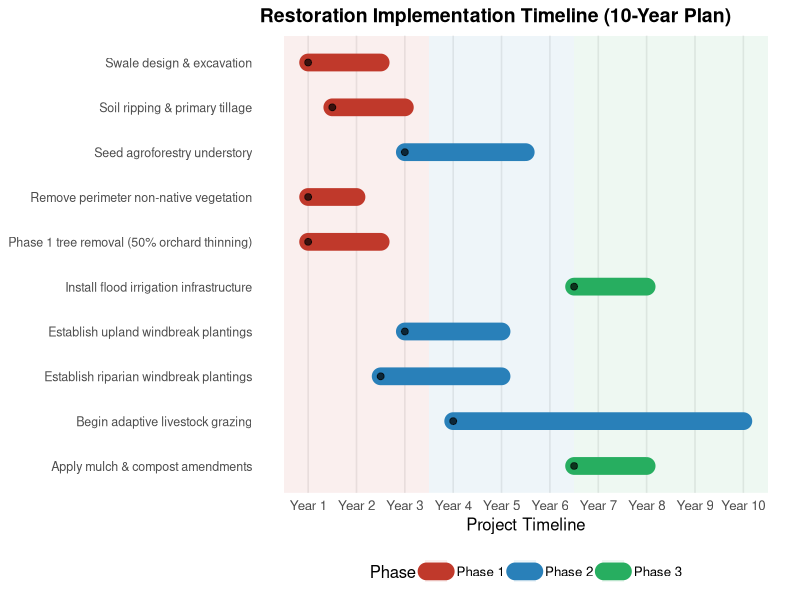
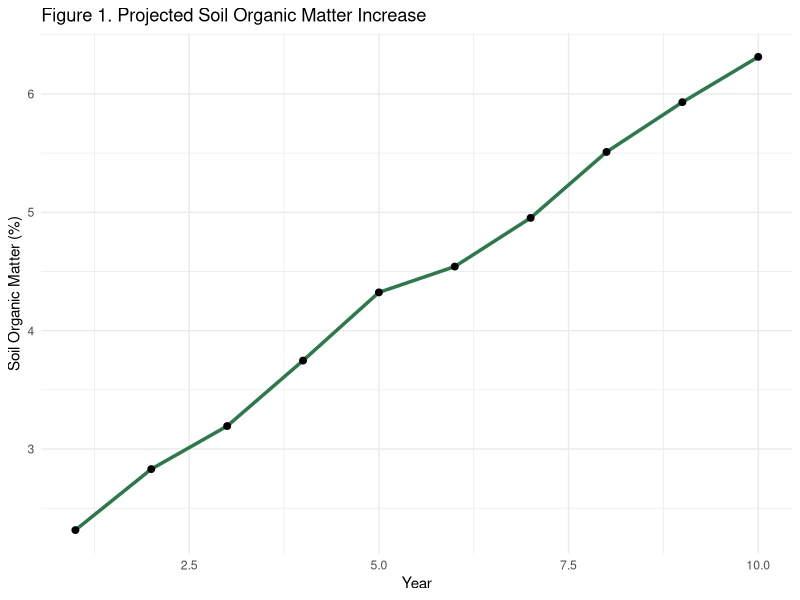
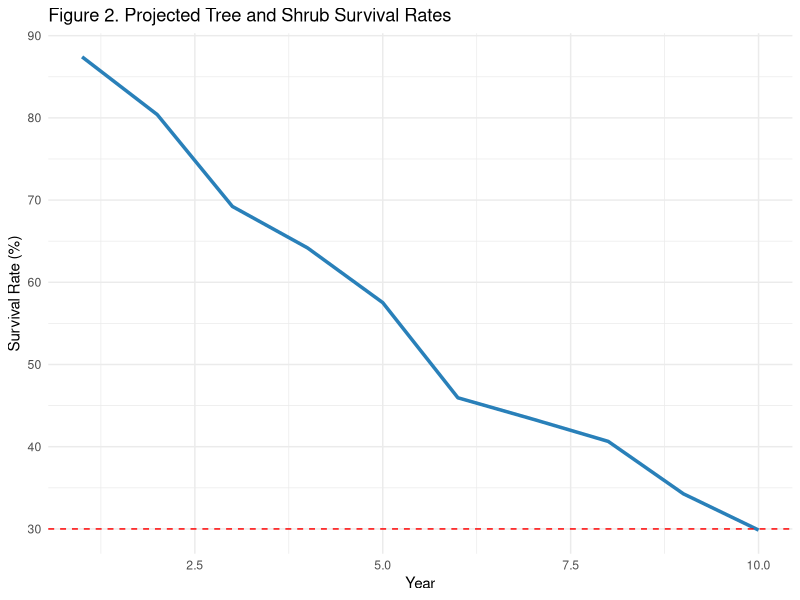
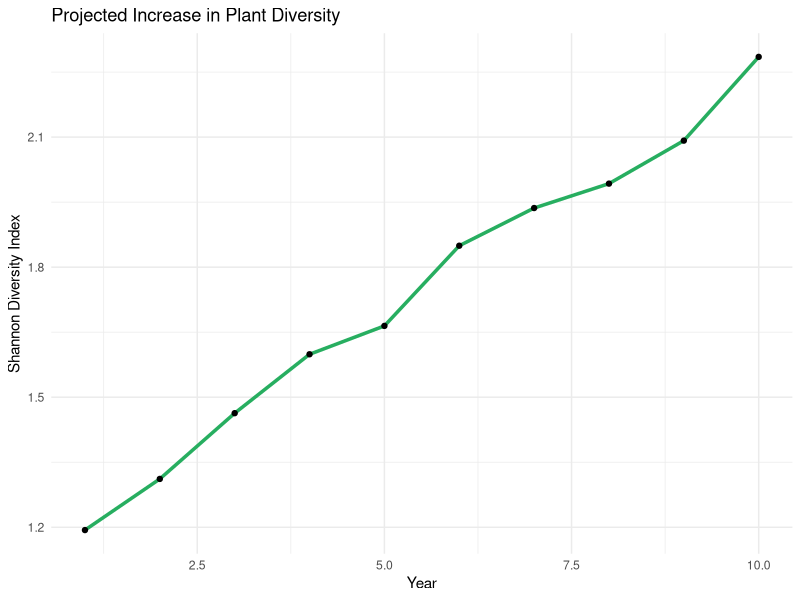

Write the R code that produced these figures, in order. (Note: this script raises an error after producing the figures.)
## ---- chunk 1
knitr::opts_chunk$set(
  echo = FALSE,
  message = FALSE,
  warning = FALSE,
  fig.align = "center"
)

# Load libraries
library(ggplot2)
library(knitr)
library(kableExtra)
library(dplyr)
## ---- chunk 2
objectives <- data.frame(
  Phase = c("Phase 1 (Years 1–2)", "Phase 2 (Years 3–6)", "Phase 3 (Years 7+)"),
  Objective = c(
    "Increase biodiversity and resilience by removing 20% of non-native trees, grasses, and forbs along the site's perimeter and replacing them with a matrix of fast-growing native species in contoured windbreaks that resemble the site's reference conditions.",
    "Develop agroforestry systems by removing 50% of the pear trees and planting a mix of native grasses and forbs to support intensive livestock integration.",
    "Achieve full site function as a pinyon-juniper, cottonwood-willow agroforest."
  )
)

kable(objectives,
      col.names = c("Phase", "Ecological Objective"),
      caption = "Table 1. Three-phase ecological objectives for the Groundwork Pear Orchard Restoration.",
      align = c("l", "l")) %>%
  kable_styling(bootstrap_options = c("striped", "hover", "condensed"),
                full_width = TRUE,
                font_size = 14) %>%
  column_spec(1, bold = TRUE, width = "20%") %>%
  column_spec(2, width = "80%") %>%
  row_spec(0, bold = TRUE, background = "#2c7a4b", color = "white")
## ---- chunk 3
library(ggplot2)

activities <- data.frame(
  Activity = c(
    "Remove perimeter non-native vegetation",
    "Swale design & excavation",
    "Phase 1 tree removal (50% orchard thinning)",
    "Soil ripping & primary tillage",
    "Establish riparian windbreak plantings",
    "Establish upland windbreak plantings",
    "Seed agroforestry understory",
    "Install flood irrigation infrastructure",
    "Apply mulch & compost amendments",
    "Begin adaptive livestock grazing"
  ),
  Start = c(1, 1, 1, 1.5, 2.5, 3, 3, 6.5, 6.5, 4),
  End   = c(2, 2.5, 2.5, 3,   5,   5, 5.5, 8,   8,   10),
  Phase = c("Phase 1","Phase 1","Phase 1","Phase 1",
            "Phase 2","Phase 2","Phase 2",
            "Phase 3","Phase 3","Phase 2")
)

phase_colors <- c(
  "Phase 1" = "#c0392b",
  "Phase 2" = "#2980b9",
  "Phase 3" = "#27ae60"
)

phase_bands <- data.frame(
  xmin = c(0.5, 3.5, 6.5),
  xmax = c(3.5, 6.5, 10.5),
  Phase = c("Phase 1","Phase 2","Phase 3")
)

ggplot() +


  geom_rect(data = phase_bands,
            aes(xmin = xmin, xmax = xmax,
                ymin = -Inf, ymax = Inf,
                fill = Phase),
            alpha = 0.08,
            inherit.aes = FALSE) +


  geom_segment(data = activities,
               aes(x = Start, xend = End,
                   y = Activity, yend = Activity,
                   color = Phase),
               linewidth = 6, lineend = "round") +

  
  geom_point(data = activities,
             aes(x = Start, y = Activity),
             size = 2, alpha = 0.7) +

  scale_color_manual(values = phase_colors) +
  scale_fill_manual(values = phase_colors) +

  scale_x_continuous(
    breaks = 1:10,
    labels = paste("Year", 1:10),
    limits = c(0.5, 10.5)
  ) +

  labs(
    x = "Project Timeline",
    y = NULL,
    color = "Phase",
    fill = "Phase",
    title = "Restoration Implementation Timeline (10-Year Plan)"
  ) +

  theme_minimal(base_size = 12) +
  theme(
    panel.grid.minor = element_blank(),
    panel.grid.major.y = element_blank(),
    legend.position = "bottom",
    plot.title = element_text(face = "bold", size = 14),
    axis.text.y = element_text(size = 9)
  )
## ---- chunk 4
library(ggplot2)

set.seed(123)

soil_data <- data.frame(
  Year = 1:10,
  SOM = cumsum(runif(10, 0.2, 0.6)) + 2  # starting around 2%
)

ggplot(soil_data, aes(x = Year, y = SOM)) +
  geom_line(color = "#2c7a4b", linewidth = 1.2) +
  geom_point(size = 2) +
  labs(
    x = "Year",
    y = "Soil Organic Matter (%)",
    title = "Figure 1. Projected Soil Organic Matter Increase"
  ) +
  theme_minimal()
## ---- chunk 5
library(ggplot2)

set.seed(123)

tree_data <- data.frame(
  Year = 1:10,
  SurvivalRate = 100 * exp(-0.12 * (1:10)) + runif(10, -3, 3)
)

ggplot(tree_data, aes(x = Year, y = SurvivalRate)) +
  geom_line(color = "#2980b9", linewidth = 1.2) +
  geom_hline(yintercept = 30, linetype = "dashed", color = "red") +
  labs(
    x = "Year",
    y = "Survival Rate (%)",
    title = "Figure 2. Projected Tree and Shrub Survival Rates"
  ) +
  theme_minimal()
## ---- chunk 6
diversity <- data.frame(
  Year = 1:10,
  Shannon = cumsum(runif(10, 0.05, 0.2)) + 1
)

ggplot(diversity, aes(x = Year, y = Shannon)) +
  geom_line(color = "#27ae60", linewidth = 1.2) +
  geom_point() +
  labs(
    x = "Year",
    y = "Shannon Diversity Index",
    title = "Projected Increase in Plant Diversity"
  ) +
  theme_minimal()
## ---- chunk 7
knitr::include_graphics("figures/Picture5.png")
## ---- chunk 8
{out.width="60%"}
knitr::include_graphics("figures/Picture1.jpg")
## ---- chunk 9
{out.width="60%"}
knitr::include_graphics("figures/Picture2.jpg")
## ---- chunk 10
{out.width="60%"}
knitr::include_graphics("figures/Picture3.jpg")
## ---- chunk 11
knitr::include_graphics("figures/Picture4.png")
